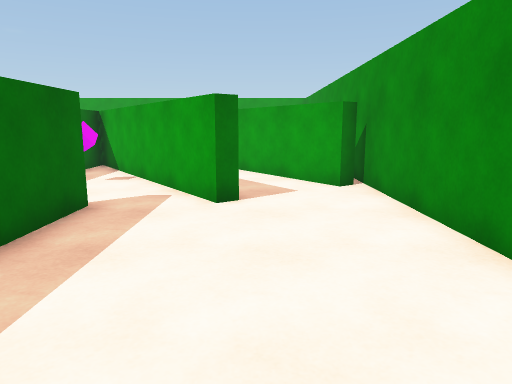
View 1 (above)

24 first-person views from a walk through a scene from a Unity 3-D project. The camera is 1.4 m above the floor, tilts 10° down and sees 70° across. The floor is counted in squares, 1 m on a side. Each view is taken from the middle of a square. On the plan, view 1 faces up. The plan holds only what a view shows up to about 16 squares ahead; the rest is blank. The player character is not drawn.

View 2
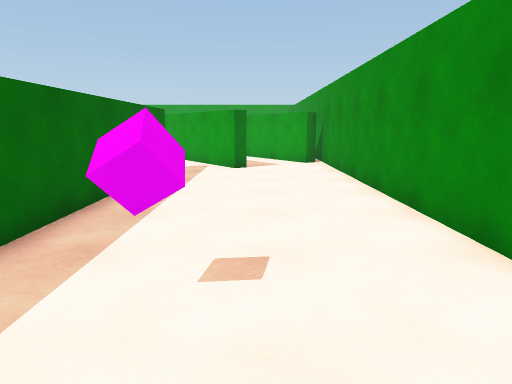

View 3
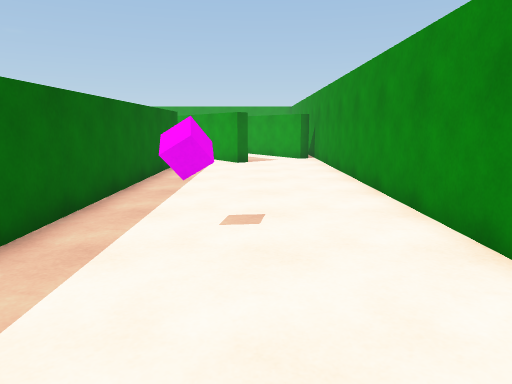

View 4
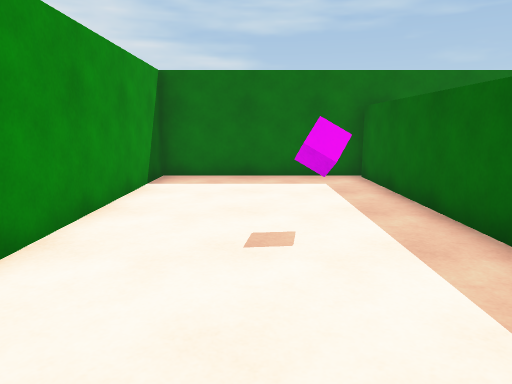

View 5
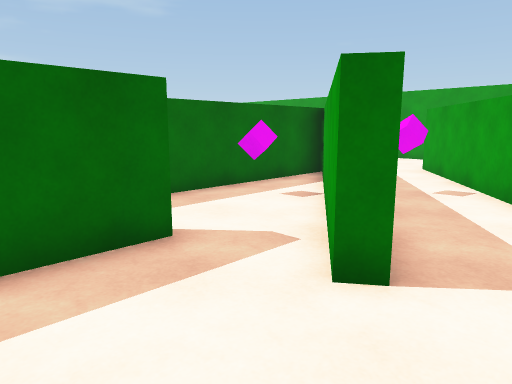

View 6
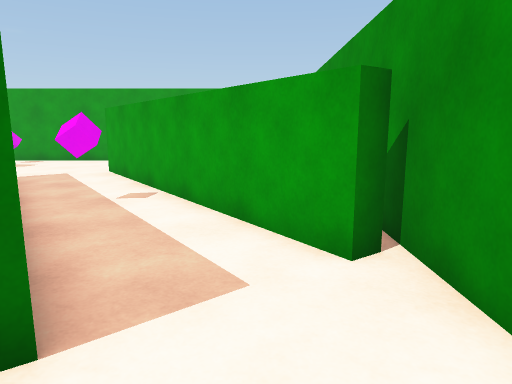

View 7
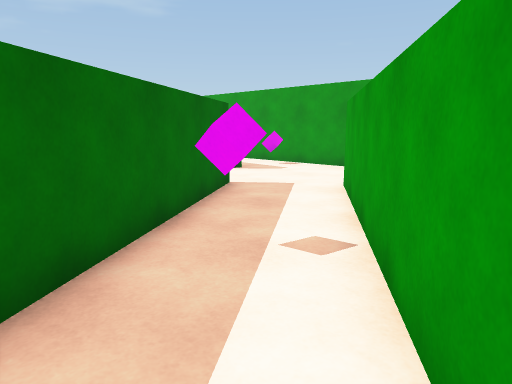

View 8
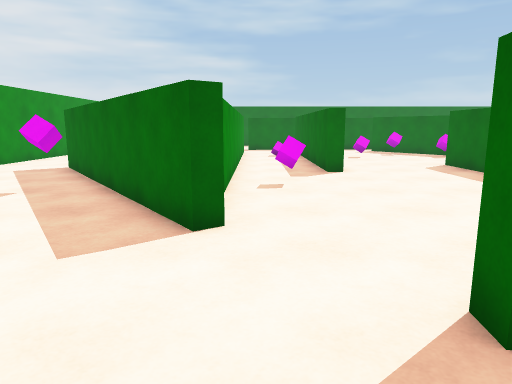

View 9
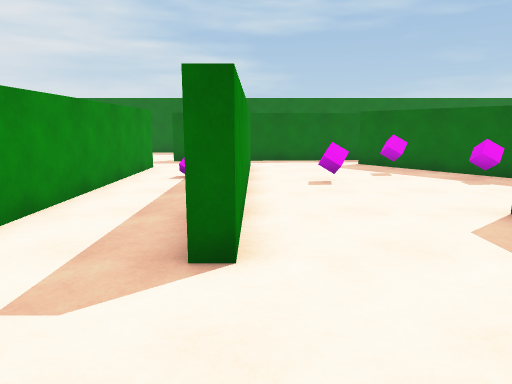

View 10
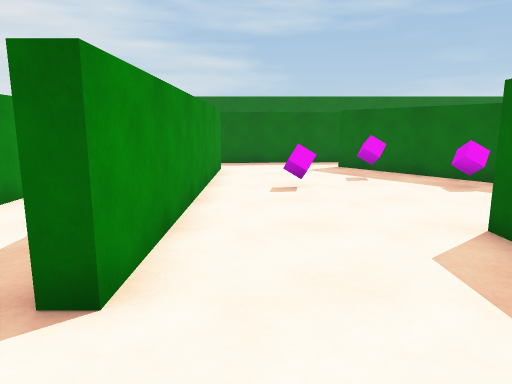

View 11
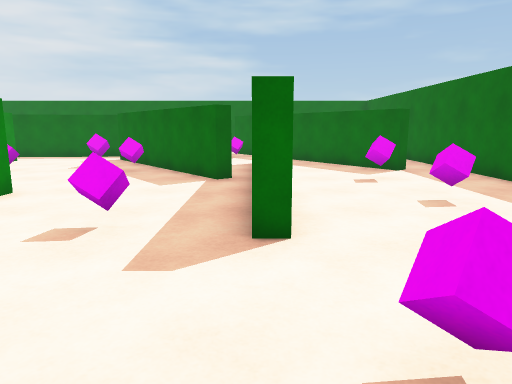

View 12
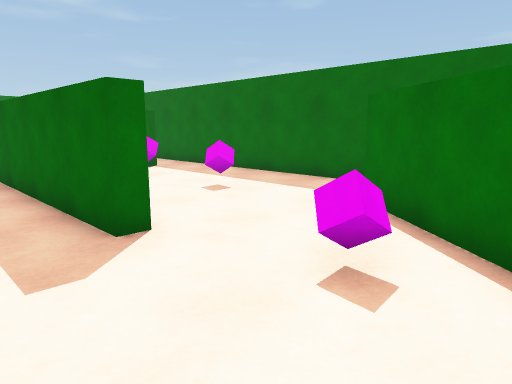

View 13
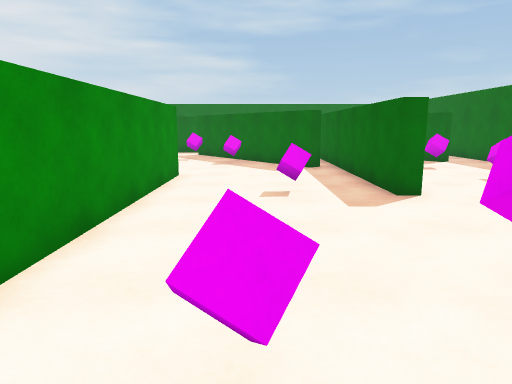

View 14
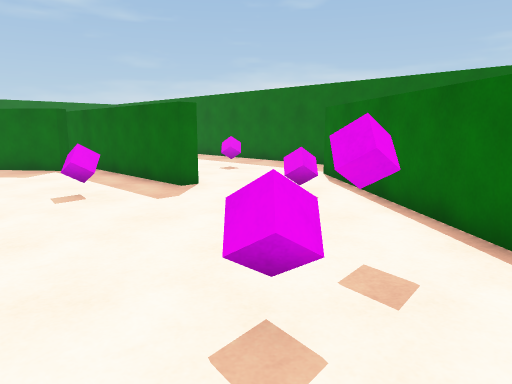

View 15
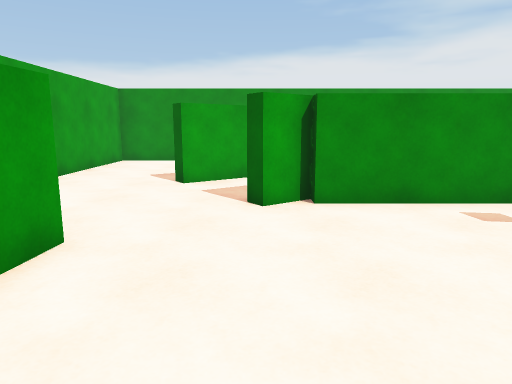

View 16
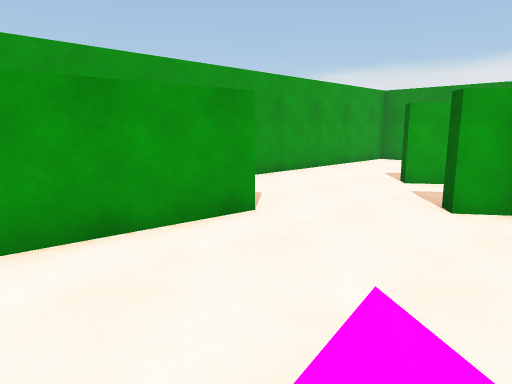

View 17
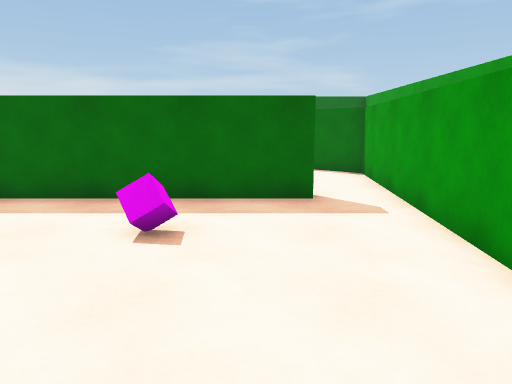

View 18
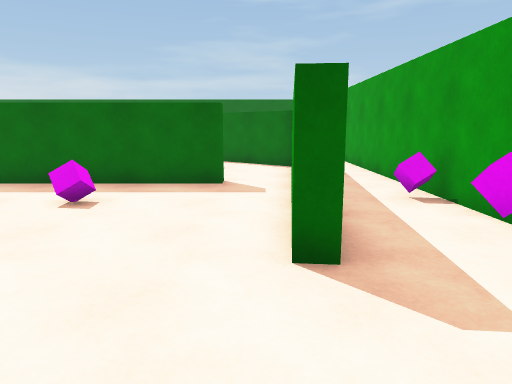

View 19
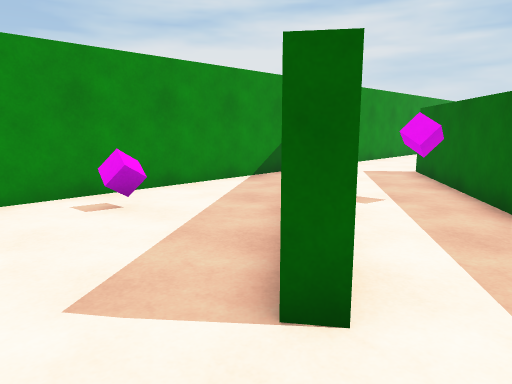

View 20
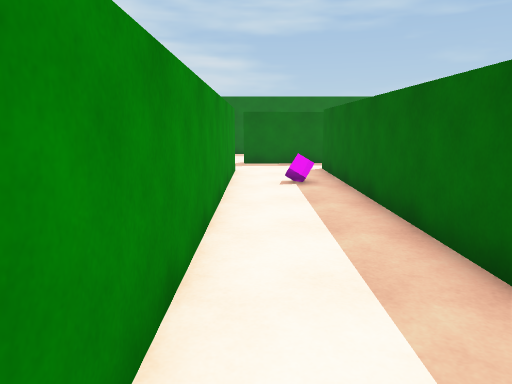

View 21
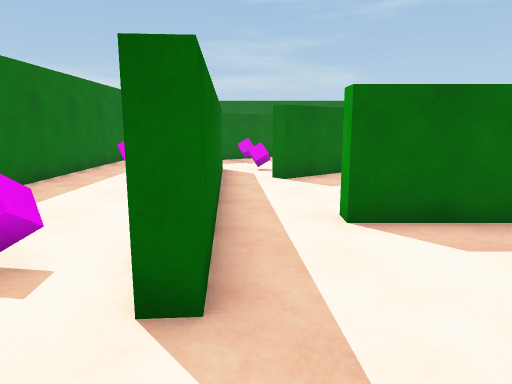

View 22
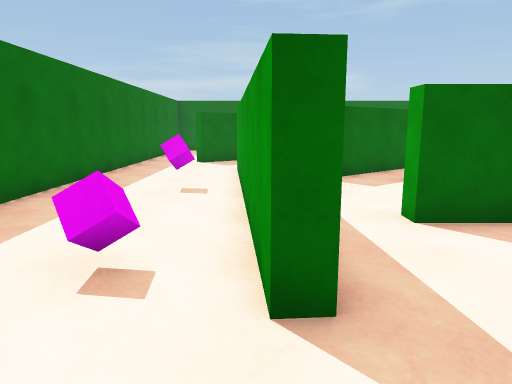

View 23
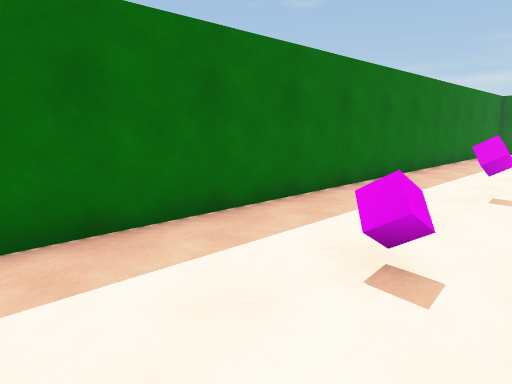

View 24
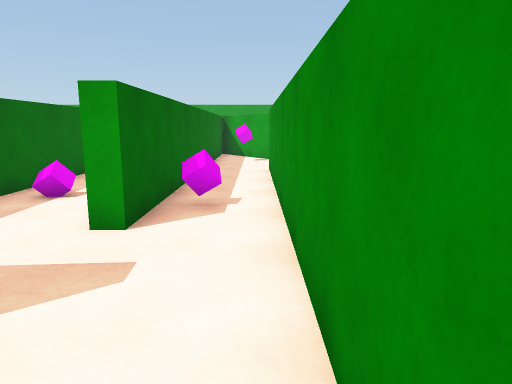

### Floor plan
Points are (right, up) in squares from view 1. A wall is a line through its corners. A room is listed if a view was taken in it or the views show most of it. See-through windows are left out.
Room 1 (views 1, 2, 3, 4, 5, 6, 7)
walls: (-3, 6.6) (-3, -8.7) (2.8, -8.7) (2.8, 10.1); (2.4, 9) (2, 8.7) (0.4, 10.9); (-1.9, 9.2) (-0.3, 7) (-0.7, 6.7) (-1.7, 8.1)
ways out: opening at (-2, 7) to room 3; opening at (-1, 10) to room 4
objects: cube (-1, -3)
Room 2 (views 8, 9, 10, 11, 12, 13, 14, 15, 16, 17, 18, 19, 20)
walls: (-9.8, 8.4) (-9.3, 8.4) (-9.3, -1.6) (-9.8, -1.6) (-9.8, 8.4); (-14.7, 6.1) (-14.7, 13.9); (-14.8, 16.1) (-14.2, 16.1) (-14.2, 6.1); (-20.5, 9.5) (-20, 9.5) (-20, 3.6); (-18.9, 4.1) (-14, -2.2); (-5.2, 13) (-6.5, 14.9) (-6.1, 15.2) (-3.8, 12); (-8.6, 17.9) (-8.6, 17.4) (-18.3, 18.3) (-24.5, 10.5); (-1.8, 14) (-3.8, 16.8) (-3.4, 17.1); (-5.8, -1.1) (-6.3, -1.1) (-6.3, 13.9); (-26.8, 9.4) (-26.8, 0.5); (-13.4, -3.9) (-6.5, -3.4); (-25.1, 1.6) (-24.7, 2) (-21.6, -2.3); (2.8, 10.1) (2.8, 20.8) (-16.5, 20.8)
ways out: opening at (-6.5, -2.5) to room 3; opening at (-3, 13) to room 4; opening at (-26, 1); opening at (-17, 20); opening at (-13, -3)
objects: cube (-24, 7); cube (-23, 4); cube (-21, 12); cube (-19, 15); cube (-18, 9); cube (-17, 15); cube (-16, 2); cube (-14, 1); cube (-12, 2); cube (-12, 14); cube (-12, 20); cube (-9, 20); cube (-8, 1); cube (-8, 11); cube (1, 16)
Room 3 (views 21, 22, 23, 24)
walls: (-6.5, -3.4) (-6.5, -3.9) (-16.4, -4.6); (-3.5, -5.5) (-3.5, 5.9); (-18.9, -6.2) (-19.3, -6.5); (-20.5, -8.7) (-4.8, -8.7); (-1.7, 8.1) (-5.2, 13); (-5.8, 13.9) (-5.8, -1.1)
ways out: opening at (-2, 7) to room 1; opening at (-6.5, -2.5) to room 2; opening at (-19.5, -7.5); opening at (-17.7, -5)
objects: cube (-13, -6); cube (-8, -6); cube (-5, 1); cube (-4, 10)
Room 4 (no view inside)
walls: (-3.8, 12) (-1.9, 9.2); (0.4, 10.9) (-1.8, 14)
ways out: opening at (-1, 10) to room 1; opening at (-3, 13) to room 2
objects: cube (-2, 12)

Positions as (right, up) in squares from view 1, and headings:
1: (0, 0), facing up
2: (0, -6), facing up
3: (0, -8), facing up
4: (0, 2), facing down
5: (1, 4), facing up-left
6: (1, 5), facing up
7: (1, 9), facing up-left
8: (-7, 20), facing down
9: (-10, 12), facing down
10: (-11, 11), facing down
11: (-20, 14), facing down
12: (-18, 14), facing down-left
13: (-17, 17), facing down
14: (-15, 17), facing down-left
15: (-13, 15), facing right
16: (-13, 13), facing up-right
17: (-7, 15), facing left
18: (-5, 17), facing left
19: (-5, 19), facing down-right
20: (-7, 11), facing down
21: (-4, -3), facing left
22: (-4, -4), facing left
23: (-4, -4), facing down-left
24: (-4, -6), facing up
